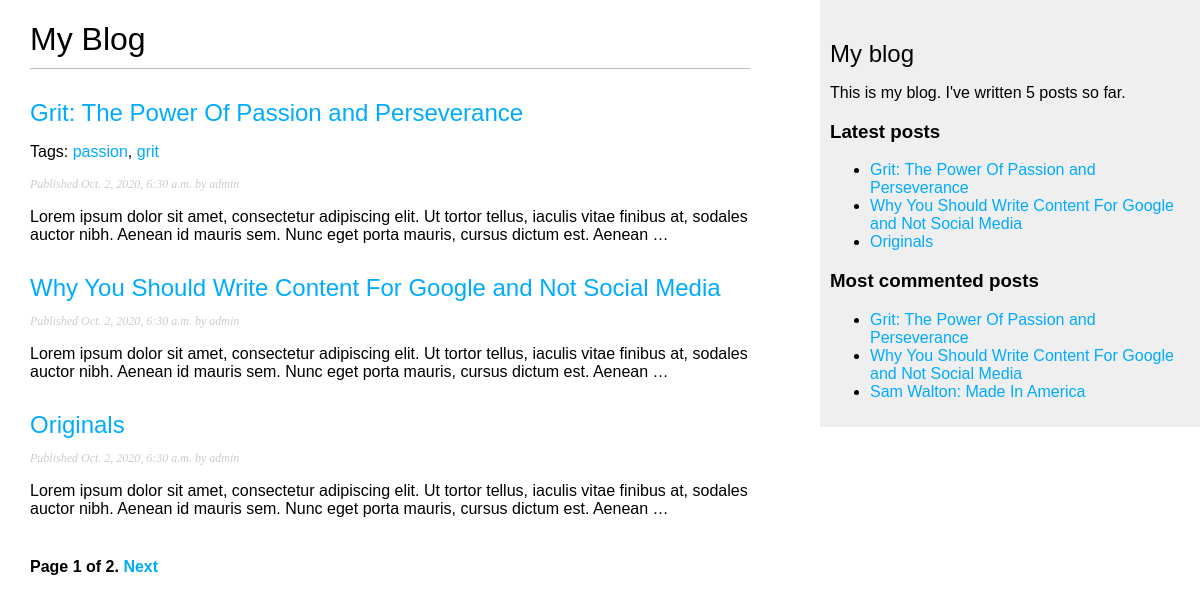
The page /blog/ on the database as committed earlier.
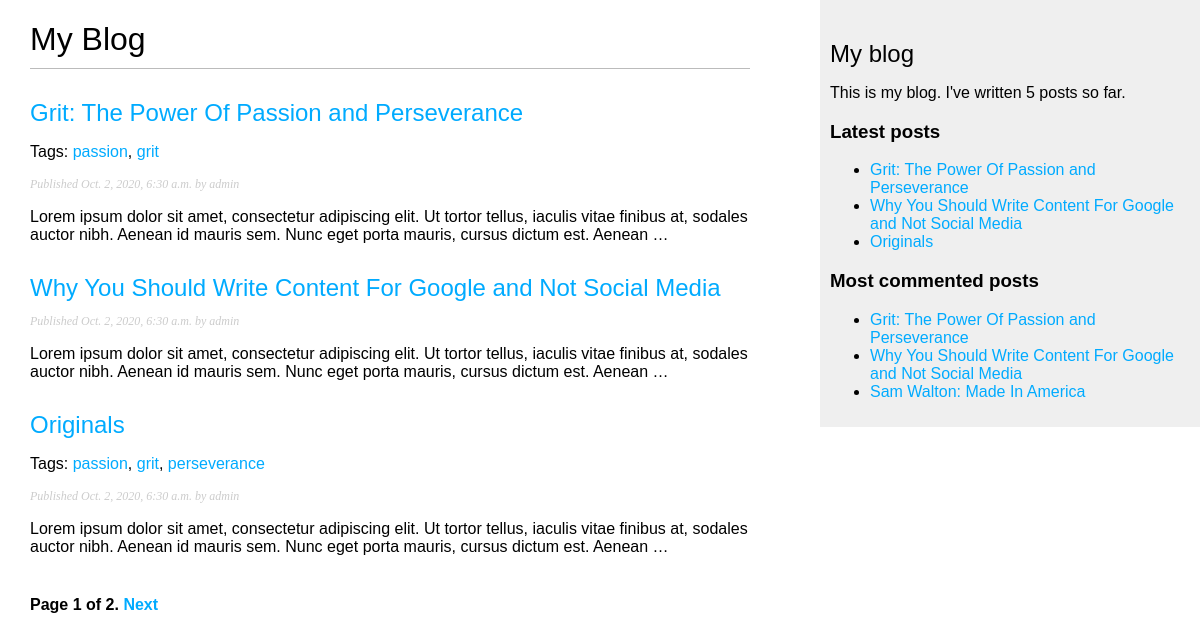
The same page on the database as committed later.
### blog/models.py (models this page shows, shortened)
class Post(models.Model):
  STATUS_CHOICES = (
    ('draft', 'Draft'),
    ('published', 'Published'),
  )
  title = models.CharField(max_length=250)
  slug = models.SlugField(max_length=250, unique_for_date='publish')
  author = models.ForeignKey(User, on_delete=models.CASCADE, related_name='blog_posts')
  body = models.TextField()
  publish = models.DateTimeField(default=timezone.now)
  created = models.DateTimeField(auto_now_add=True)
  updated = models.DateTimeField(auto_now=True)
  status = models.CharField(max_length=10, choices=STATUS_CHOICES, default='draft')
  class Meta:
    ordering = ('-publish',)
  objects = models.Manager()
  published = PublishedManager()
  def get_absolute_url(self):
    return reverse('blog:post_detail', args=[self.publish.year, self.publish.month, self.publish.day, self.slug])
  tags = TaggableManager()

### blog/views.py (the view)
# urls.py: path('', views.post_list, name='post_list'),
def post_list(request, tag_slug=None):
  object_list = Post.published.all()
  tag = None
  if tag_slug:
    tag = get_object_or_404(Tag, slug=tag_slug)
    object_list = object_list.filter(tags__in=[tag])
  paginator = Paginator(object_list, 3)   # 3 posts in each page
  page = request.GET.get('page')
  try:
    posts = paginator.page(page)
  except PageNotAnInteger:
    posts = paginator.page(1)
  except EmptyPage:
    posts = paginator.page(paginator.num_pages)
  return render(request, 'blog/post/list.html', {'page': page,
                                                'posts': posts,
                                                'tag': tag})

### blog/models.py (called while the page is built)
  def get_queryset(self):
    return super(PublishedManager, self).get_queryset().filter(status='published')

### blog/templatetags/blog_tags.py (called while the page is built)
@register.simple_tag
def total_posts():
  return Post.published.count()

@register.inclusion_tag('blog/post/latest_posts.html')
def show_latest_posts(count=5):
  latest_posts = Post.published.order_by('-publish')[:count]
  return {'latest_posts': latest_posts}

@register.simple_tag
def get_most_commented_posts(count=5):
  return Post.published.annotate(total_comments=Count('comments')).order_by('-total_comments')[:count]

@register.filter(name='markdown')
def markdown_format(text):
  return mark_safe(markdown.markdown(text))

### blog/templates/blog/post/list.html (shortened to what this page needs)
{% extends "blog/base.html" %}
{% load blog_tags %}
{% block content %}
  <h1>My Blog</h1>
  {% for post in posts %}
    <h2>
      <a href="{{ post.get_absolute_url }}">{{ post.title }}</a>
    </h2>
    {% if post.tags.count > 0 %}
    <p class="tags">
      Tags:
      {% for tag in post.tags.all %}
        <a href="{% url 'blog:post_list_by_tag' tag.slug %}">{{ tag.name }}</a>{% if not forloop.last %}, {% endif %}
      {% endfor %}
    </p>
    {% endif %}
    <p class="date">Published {{ post.publish }} by {{ post.author }}</p>
    {{ post.body|markdown|truncatewords_html:30 }}
  {% endfor %}
  {% include "pagination.html" with page=posts %}
{% endblock %}

### blog/templates/blog/base.html (shortened to what this page needs)
{% load blog_tags %}
{% load static %}
<!DOCTYPE html>
<html lang="en">
<head>
  <link rel="stylesheet" href="{% static 'css/blog.css' %}">
</head>
<body>
  <div id="content">
    {% block content %}
    {% endblock %}
  </div>
  <div id="sidebar">
    <h2>My blog</h2>
    <p>This is my blog. I've written {% total_posts %} posts so far.</p>
    <h3>Latest posts</h3>
    {% show_latest_posts 3 %}
    <h3>Most commented posts</h3>
    {% get_most_commented_posts 3 as most_commented_posts %}
    <ul>
      {% for post in most_commented_posts %}
        <li>
          <a href="{{ post.get_absolute_url }}">{{ post.title }}</a>
        </li>
      {% endfor %}
    </ul>
  </div>
</body>
</html>

### blog/templates/pagination.html (shortened to what this page needs)
<div class="pagination">
  <span class="step-links">
    <span class="current">
      Page {{ page.number }} of {{ page.paginator.num_pages }}.
    </span>
    {% if page.has_next %}
      <a href="?page={{ page.next_page_number }}">Next</a>
    {% endif %}
  </span>
</div>

### blog/templates/blog/post/latest_posts.html
<ul>
  {% for post in latest_posts %}
    <li>
      <a href="{{ post.get_absolute_url }}">{{ post.title }}</a>
    </li>
  {% endfor %}
</ul>

### blog/static/css/blog.css (style rules this page uses)
body { margin: 0; padding: 0; font-family: helvetica, sans-serif; }
a { color: #00abff; text-decoration: none; }
h1 { font-weight: normal; border-bottom: 1px solid #bbb; padding: 0 0 10px 0; }
h2 { font-weight: normal; margin: 30px 0 0; }
#content { float: left; width: 60%; padding: 0 0 0 30px; }
#sidebar { float: right; width: 30%; padding: 10px; background: #efefef; height: 100%; }
p.date { color: #ccc; font-family: georgia, serif; font-size: 12px; font-style: italic; }
.pagination { margin: 40px 0; font-weight: bold; }

Rows that differ between the two databases and show on the page:
changed Post "Originals": gains Tag (name "perseverance"); gains Tag (name "passion"); gains Tag (name "grit"); now shows "Tags:"
